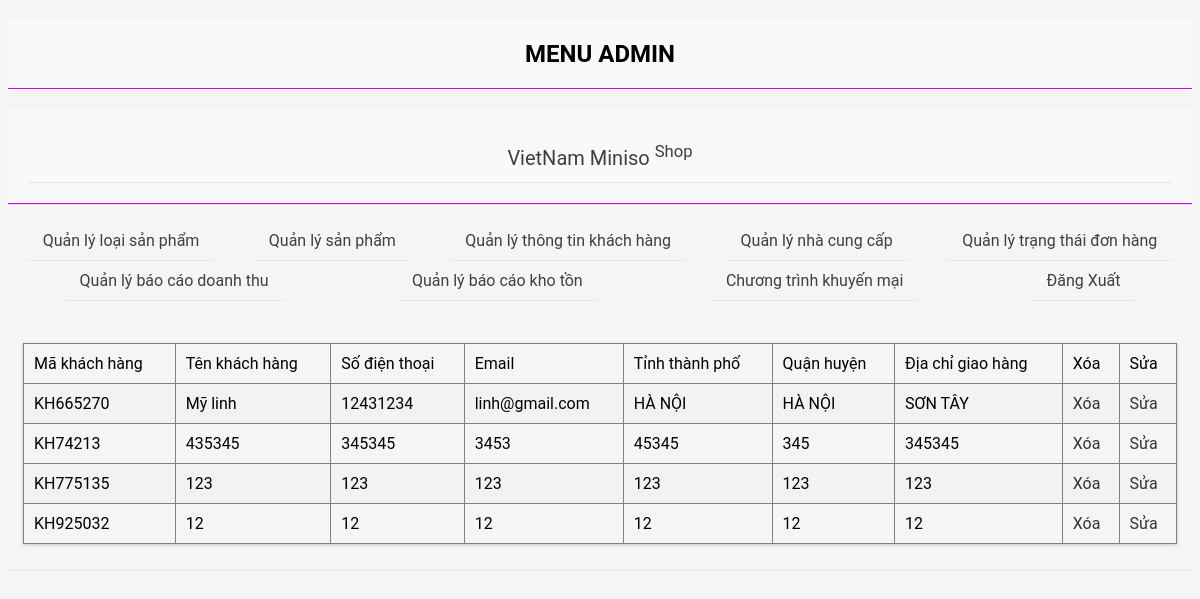
Page /quantri.php?action=customer on the committed database.
### tables this page shows
CREATE TABLE `customer` (
  `ma_khachhang` varchar(100) NOT NULL,
  `tenkhachhang` varchar(30) NOT NULL,
  `phone` int(11) NOT NULL,
  `email` varchar(50) NOT NULL,
  `tinhthanhpho` varchar(100) NOT NULL,
  `quanhuyen` varchar(100) NOT NULL,
  `diachigiaohang` varchar(100) NOT NULL
);

### customer.php (the view, shortened to what this page needs)
<?php
require_once("connect.php");
?>
    <table class="center" width="1000" border="1">
    	<tr>
        	<td>Mã khách hàng</td>
            <td>Tên khách hàng</td>
            <td>Số điện thoại</td>
            <td>Email</td>
            <td>Tỉnh thành phố</td>
            <td>Quận huyện</td>
            <td>Địa chỉ giao hàng</td>
            <td>Xóa</td>
            <td>Sửa</td>
        </tr>
        <?php
		$sql2 = "SELECT * FROM customer";
		$rel2 = mysqli_query($conn,$sql2);
		while($r = mysqli_fetch_assoc($rel2))
		{
		?>
            <tr>
            	<td>
                	<?php echo $r["ma_khachhang"];?>
                </td>
                <td>
                	<?php echo $r["tenkhachhang"];?>
                </td>
                <td>
                	<?php echo $r["phone"];?>
                </td>
                <td>
                	<?php echo $r["email"];?>
                </td>
                <td>
                	<?php echo $r["tinhthanhpho"];?>
                </td>
                <td>
                	<?php echo $r["quanhuyen"];?>
                </td>
                <td>
                	<?php echo $r["diachigiaohang"];?>
                </td>
                <td>
                	<a href="delete_customer.php?id=<?php echo $r["ma_khachhang"] ?>" style="color: #333">
                    	Xóa
                    </a>
                </td>
                <td>
                	<a href="update_customer.php?id=<?php echo $r["ma_khachhang"] ?>"style="color: #333">
                    	Sửa
                    </a>
                </td>
            </tr>
        <?php
		}
		?>
    </table>

### stylequantri.css (style rules this page uses)
body { background-color: #f5f5f5; font-family: 'Roboto', sans-serif; }
table { border-collapse: collapse; width: 100%; box-shadow: 0 1px 3px rgba(0,0,0,0.2); display: table; margin: 1em 0; }
table th, table td { padding: 10px; text-align: left; }
table tr:nth-child(even) { background-color: #f2f2f2; }
a { color: #2196F3; text-decoration: none; }
div a { color: #3c4043; text-decoration: none; }

### rows in the picture
customer: ma_khachhang "KH665270", tenkhachhang "Mỹ linh", phone "12431234", email "linh@gmail.com", tinhthanhpho "HÀ NỘI", quanhuyen "HÀ NỘI", diachigiaohang "SƠN TÂY"
customer: ma_khachhang "KH74213", tenkhachhang "435345", phone "345345", email "3453", tinhthanhpho "45345", quanhuyen "345", diachigiaohang "345345"
customer: ma_khachhang "KH775135", tenkhachhang "123", phone "123", email "123", tinhthanhpho "123", quanhuyen "123", diachigiaohang "123"
customer: ma_khachhang "KH925032", tenkhachhang "12", phone "12", email "12", tinhthanhpho "12", quanhuyen "12", diachigiaohang "12"
